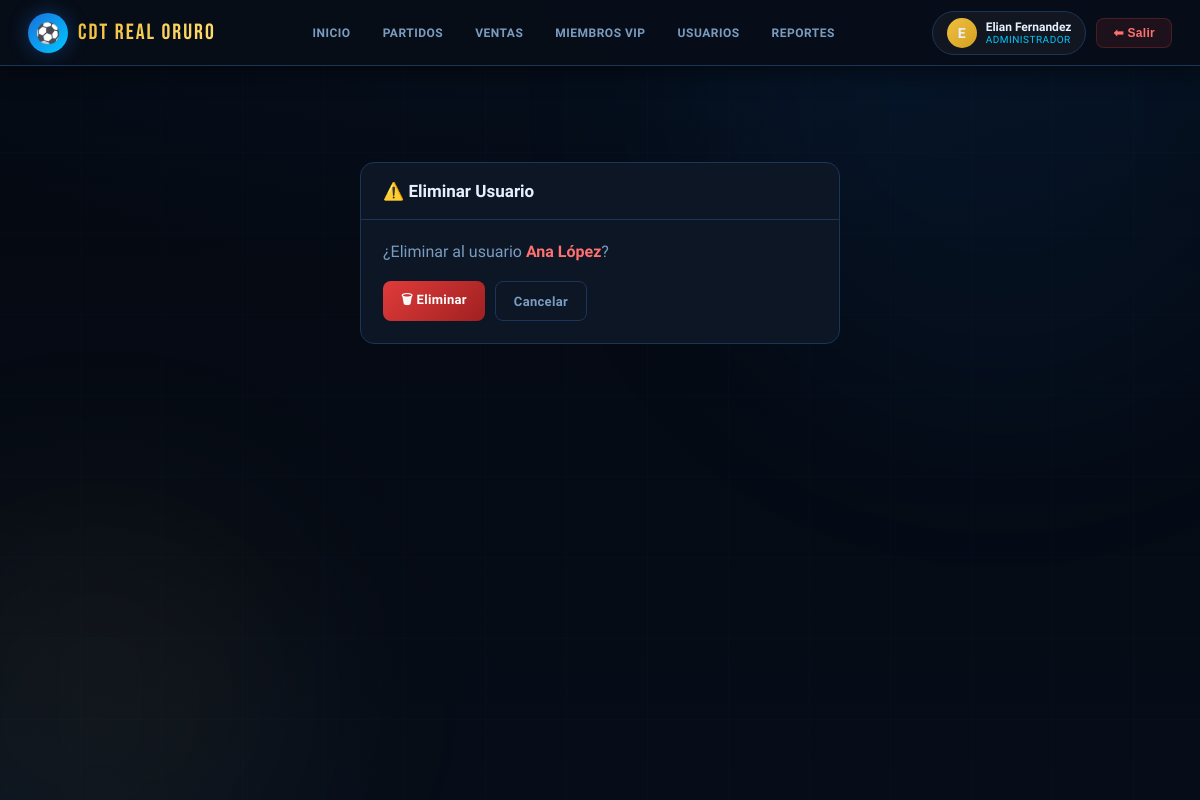
The app's page /usuarios/2/eliminar/ (signed in) with its own data.
### champinones/models.py (models this page shows, shortened)
class Usuario(AbstractUser):
    rol = models.CharField(
        max_length=10,
        choices=RolUsuario.choices,
        default=RolUsuario.PERSONAL,
        verbose_name=_('Rol'),
    )
    class Meta:
        verbose_name        = _('Usuario')
        verbose_name_plural = _('Usuarios')
        ordering            = ['username']
    @property
    def es_admin(self):
        return self.rol == RolUsuario.ADMIN or self.is_superuser

### champinones/views.py (the view)
# urls.py: path('usuarios/<int:pk>/eliminar/',  views.PersonalDeleteView.as_view(), name='personal_eliminar'),
class PersonalDeleteView(AdminRequired, DeleteView):
    model         = Usuario
    template_name = 'portal/usuario_confirm_delete.html'
    success_url   = '/usuarios/'
    def dispatch(self, request, *args, **kwargs):
        obj = self.get_object()
        if obj.pk == request.user.pk:
            messages.error(request, _('No puedes eliminar tu propia cuenta.'))
            return redirect('personal_lista')
        return super().dispatch(request, *args, **kwargs)

### champinones/views.py (called while the page is built)
    def test_func(self):
        return self.request.user.es_admin

### champinones/templates/portal/usuario_confirm_delete.html (shortened to what this page needs)
{% extends "portal/base_portal.html" %}
{% block content %}
<div class="page"><div style="max-width:480px;margin:60px auto;"><div class="card">
  <div class="card-header"><span class="modal-title">⚠️ Eliminar Usuario</span></div>
  <div class="card-body">
    <p style="margin-bottom:20px;color:var(--text-secondary);">¿Eliminar al usuario <strong style="color:#ff7070;">{{ object.get_full_name }}</strong>?</p>
    <form method="post" style="display:flex;gap:10px;">{% csrf_token %}
      <button type="submit" class="btn btn-danger">🗑 Eliminar</button>
      <a href="{% url 'personal_lista' %}" class="btn btn-outline">Cancelar</a>
    </form>
  </div>
</div></div></div>
{% endblock %}

### champinones/templates/portal/base_portal.html (shortened to what this page needs)
{% extends "base.html" %}
{% block nav %}
<nav style="position:relative;z-index:200;">
  <div class="nav-left">
    <div class="nav-logo-icon">⚽</div>
    <div class="nav-brand">CDT REAL ORURO</div>
  </div>
  <div class="nav-links">
    <a class="nav-link {% block nav_dashboard %}{% endblock %}" href="{% url 'dashboard' %}">Inicio</a>
    <a class="nav-link {% block nav_partidos %}{% endblock %}" href="{% url 'evento_lista' %}">Partidos</a>
    <a class="nav-link {% block nav_ventas %}{% endblock %}" href="{% url 'venta_lista' %}">Ventas</a>
    <a class="nav-link {% block nav_miembros %}{% endblock %}" href="{% url 'miembro_lista' %}">Miembros VIP</a>
    {% if request.user.es_admin %}
    <a class="nav-link {% block nav_usuarios %}{% endblock %}" href="{% url 'personal_lista' %}">Usuarios</a>
    {% endif %}
    {% if request.user.es_admin or request.user.es_personal %}
    <a class="nav-link {% block nav_reportes %}{% endblock %}" href="{% url 'cierre_caja' %}">Reportes</a>
    {% endif %}
  </div>
  <div class="nav-right">
    <div class="user-chip">
      <div class="user-avatar {% if request.user.es_admin %}gold-av{% endif %}">{{ request.user.first_name|first|upper|default:"U" }}</div>
      <div class="user-info">
        <div class="user-name">{{ request.user.get_full_name|default:request.user.username }}</div>
        <div class="user-role">{{ request.user.get_rol_display }}</div>
      </div>
    </div>
    <form method="post" action="{% url 'logout' %}" style="display:inline">
      <button type="submit" class="btn-logout">⬅ Salir</button>
    </form>
  </div>
</nav>
{% endblock %}

### champinones/templates/base.html (style rules this page uses)
:root { --bg-deep:#040810;--bg-card:#0c1624;--bg-card2:#091220;--accent-gold:#f0c040;--accent-gold2:#ffda6a;--accent-blue:#1a6fdc;--accent-cyan:#00c8ff;--accent-green:#22d67a;--accent-red:#e03b3b;--accent-purple:#8b5cf6;--text-primary:#e8f0fe;--text-secondary:#7a9cc0;--border:#1a3558;--border-glow:rgba(26,111,220,0.3);--shadow:0 8px 32px rgba(0,0,0,0.7);--radius:14px;--radius-sm:8px; }
* { margin:0;padding:0;box-sizing:border-box; }
body { background:var(--bg-deep);color:var(--text-primary);font-family:'Exo 2',sans-serif;min-height:100vh;overflow-x:hidden; }
a { text-decoration:none;color:inherit; }
nav { background:rgba(8,14,24,.97);border-bottom:1px solid var(--border);padding:0 28px;height:66px;display:flex;align-items:center;justify-content:space-between;position:sticky;top:0;z-index:200;backdrop-filter:blur(24px);box-shadow:0 4px 24px rgba(0,0,0,.6); }
.nav-left { display:flex;align-items:center;gap:10px; }
.nav-logo-icon { width:40px;height:40px;background:linear-gradient(135deg,var(--accent-blue),var(--accent-cyan));border-radius:50%;display:flex;align-items:center;justify-content:center;font-size:20px;box-shadow:0 0 20px rgba(26,111,220,.4); }
.nav-brand { font-family:'Bebas Neue',cursive;font-size:22px;letter-spacing:2px;background:linear-gradient(90deg,var(--accent-gold),var(--accent-gold2));-webkit-background-clip:text;-webkit-text-fill-color:transparent; }
.nav-links { display:flex;gap:2px;align-items:center; }
.nav-link { padding:8px 14px;border-radius:8px;color:var(--text-secondary);font-size:12px;font-weight:700;cursor:pointer;transition:all .2s;text-transform:uppercase;letter-spacing:.5px;border:1px solid transparent; }
.nav-right { display:flex;align-items:center;gap:10px; }
.user-chip { display:flex;align-items:center;gap:9px;background:rgba(255,255,255,.04);border:1px solid var(--border);padding:6px 14px;border-radius:24px; }
.user-avatar { width:30px;height:30px;border-radius:50%;background:linear-gradient(135deg,var(--accent-green),#16a05a);display:flex;align-items:center;justify-content:center;font-size:14px;font-weight:800; }
.user-avatar.gold-av { background:linear-gradient(135deg,var(--accent-gold),#d4a020); }
.user-info { font-size:12px; }
.user-name { color:var(--text-primary);font-weight:700; }
.user-role { color:var(--accent-cyan);font-size:10px;text-transform:uppercase;letter-spacing:.5px; }
.btn-logout { padding:7px 16px;border-radius:8px;background:rgba(224,59,59,.1);border:1px solid rgba(224,59,59,.25);color:#ff7070;font-size:12px;font-weight:700;cursor:pointer;transition:all .2s;letter-spacing:.3px; }
.page { padding:36px 32px;animation:fadeIn .3s ease;position:relative;z-index:10; }
.card { background:var(--bg-card);border:1px solid var(--border);border-radius:var(--radius);overflow:hidden; }
.card-header { padding:18px 22px;border-bottom:1px solid var(--border);display:flex;align-items:center;justify-content:space-between; }
.card-body { padding:22px; }
.btn { padding:9px 18px;border-radius:var(--radius-sm);border:none;cursor:pointer;font-family:'Exo 2',sans-serif;font-size:13px;font-weight:700;transition:all .2s;display:inline-flex;align-items:center;gap:6px;letter-spacing:.3px; }
.btn-danger { background:linear-gradient(135deg,#e03b3b,#a02020);color:#fff; }
.btn-outline { background:transparent;border:1px solid var(--border);color:var(--text-secondary); }
.modal-title { font-weight:800;font-size:17px; }

### records on screen
Usuario: user.first_name|first "E", user.get_full_name "Elian Fernandez", user.rol "ADMINISTRADOR"
Usuario: get_full_name "Ana López"
